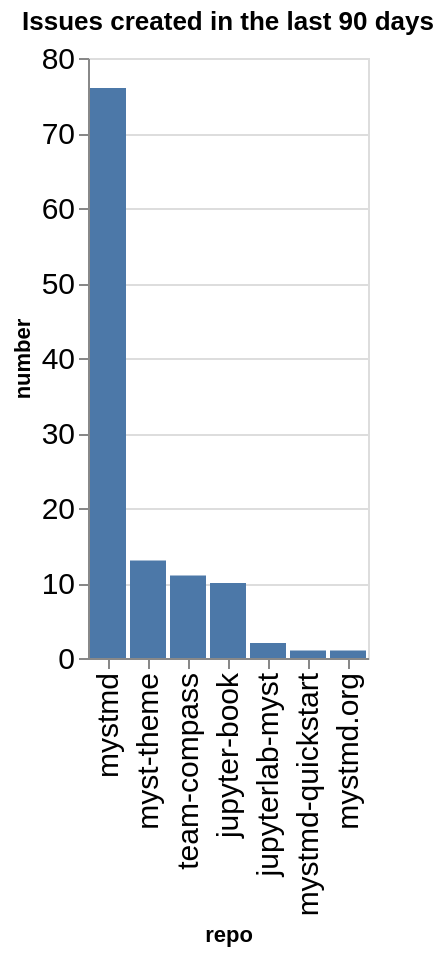

Source (notebook cell):
### Code cell
created_counts = created.groupby(['org', 'repo']).count()['number'].reset_index()
created_counts['org/repo'] = created_counts.apply(lambda a: a['org'] + '/' + a['repo'], axis=1)
sorted_vals = created_counts.sort_values(['org', 'number'], ascending=False)['repo'].values
alt.Chart(data=created_counts, title=f"Issues created in the last {n_days} days").mark_bar().encode(
    x=alt.X('repo', sort=alt.Sort(sorted_vals.tolist())),
    y='number',
)

### Figure 1 — Vega-Lite specification as saved in the notebook (floating-point values rounded to 4 significant figures)
{"config": {"axisLeft": {"labelFontSize": 15}, "axisBottom": {"labelFontSize": 15}}, "data": {"name": "data-39fa1708d016a84d6f32a15df54e960d"}, "mark": {"type": "bar"}, "encoding": {"x": {"field": "repo", "sort": ["mystmd", "myst-theme", "team-compass", "jupyter-book", "jupyterlab-myst", "mystmd-quickstart", "mystmd.org"], "type": "nominal"}, "y": {"field": "number", "type": "quantitative"}}, "title": "Issues created in the last 90 days", "$schema": "https://vega.github.io/schema/vega-lite/v5.20.1.json", "datasets": {"data-39fa1708d016a84d6f32a15df54e960d": [{"org": "jupyter-book", "repo": "jupyter-book", "number": 10, "org/repo": "jupyter-book/jupyter-book"}, {"org": "jupyter-book", "repo": "jupyterlab-myst", "number": 2, "org/repo": "jupyter-book/jupyterlab-myst"}, {"org": "jupyter-book", "repo": "myst-theme", "number": 13, "org/repo": "jupyter-book/myst-theme"}, {"org": "jupyter-book", "repo": "mystmd", "number": 76, "org/repo": "jupyter-book/mystmd"}, {"org": "jupyter-book", "repo": "mystmd-quickstart", "number": 1, "org/repo": "jupyter-book/mystmd-quickstart"}, {"org": "jupyter-book", "repo": "mystmd.org", "number": 1, "org/repo": "jupyter-book/mystmd.org"}, {"org": "jupyter-book", "repo": "team-compass", "number": 11, "org/repo": "jupyter-book/team-compass"}]}}
